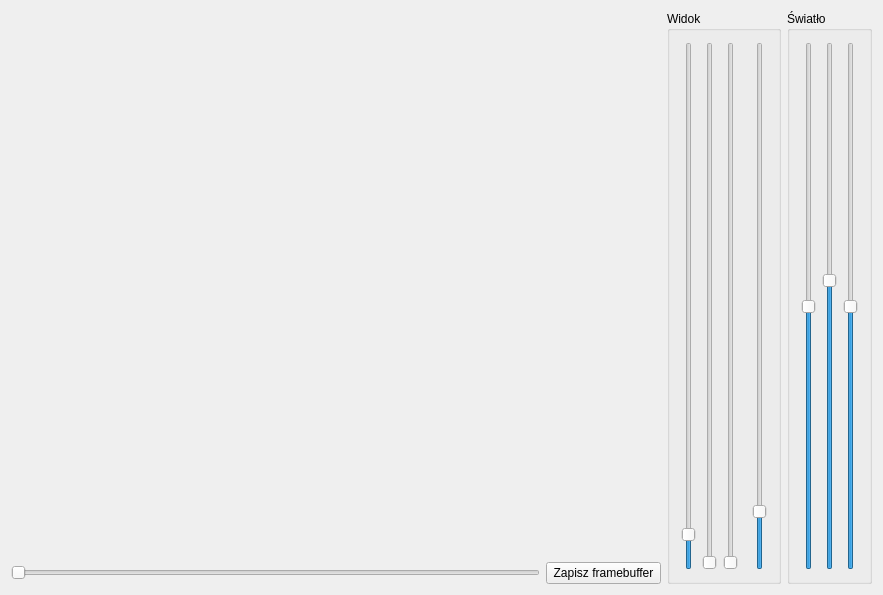
<?xml version="1.0" encoding="UTF-8"?>
<ui version="4.0">
 <class>MainWindow</class>
 <widget class="QMainWindow" name="MainWindow">
  <property name="geometry">
   <rect>
    <x>0</x>
    <y>0</y>
    <width>883</width>
    <height>595</height>
   </rect>
  </property>
  <property name="windowTitle">
   <string>MainWindow</string>
  </property>
  <widget class="QWidget" name="centralWidget">
   <layout class="QGridLayout" name="gridLayout">
    <item row="0" column="5" rowspan="2">
     <widget class="QGroupBox" name="groupBoxView">
      <property name="sizePolicy">
       <sizepolicy hsizetype="Maximum" vsizetype="Preferred">
        <horstretch>0</horstretch>
        <verstretch>0</verstretch>
       </sizepolicy>
      </property>
      <property name="title">
       <string>Widok</string>
      </property>
      <layout class="QHBoxLayout" name="horizontalLayout">
       <item>
        <widget class="QSlider" name="verticalSliderRotX">
         <property name="maximum">
          <number>3600</number>
         </property>
         <property name="value">
          <number>200</number>
         </property>
         <property name="orientation">
          <enum>Qt::Vertical</enum>
         </property>
        </widget>
       </item>
       <item>
        <widget class="QSlider" name="verticalSliderRotZ">
         <property name="maximum">
          <number>3600</number>
         </property>
         <property name="orientation">
          <enum>Qt::Vertical</enum>
         </property>
        </widget>
       </item>
       <item>
        <widget class="QSlider" name="verticalSliderRotY">
         <property name="maximum">
          <number>3600</number>
         </property>
         <property name="orientation">
          <enum>Qt::Vertical</enum>
         </property>
        </widget>
       </item>
       <item>
        <spacer name="horizontalSpacer">
         <property name="orientation">
          <enum>Qt::Horizontal</enum>
         </property>
         <property name="sizeType">
          <enum>QSizePolicy::Fixed</enum>
         </property>
         <property name="sizeHint" stdset="0">
          <size>
           <width>8</width>
           <height>20</height>
          </size>
         </property>
        </spacer>
       </item>
       <item>
        <widget class="QSlider" name="verticalSliderZoom">
         <property name="maximum">
          <number>1000</number>
         </property>
         <property name="value">
          <number>100</number>
         </property>
         <property name="orientation">
          <enum>Qt::Vertical</enum>
         </property>
        </widget>
       </item>
      </layout>
     </widget>
    </item>
    <item row="1" column="0">
     <widget class="QSlider" name="horizontalSlider_Slider">
      <property name="maximum">
       <number>10000</number>
      </property>
      <property name="orientation">
       <enum>Qt::Horizontal</enum>
      </property>
     </widget>
    </item>
    <item row="0" column="6" rowspan="2">
     <widget class="QGroupBox" name="groupBoxLight">
      <property name="sizePolicy">
       <sizepolicy hsizetype="Maximum" vsizetype="Preferred">
        <horstretch>0</horstretch>
        <verstretch>0</verstretch>
       </sizepolicy>
      </property>
      <property name="title">
       <string>Światło</string>
      </property>
      <layout class="QHBoxLayout" name="horizontalLayout_2">
       <item>
        <widget class="QSlider" name="verticalSliderLightX">
         <property name="minimum">
          <number>-100</number>
         </property>
         <property name="maximum">
          <number>100</number>
         </property>
         <property name="value">
          <number>0</number>
         </property>
         <property name="orientation">
          <enum>Qt::Vertical</enum>
         </property>
        </widget>
       </item>
       <item>
        <widget class="QSlider" name="verticalSliderLightY">
         <property name="minimum">
          <number>-100</number>
         </property>
         <property name="maximum">
          <number>100</number>
         </property>
         <property name="value">
          <number>10</number>
         </property>
         <property name="orientation">
          <enum>Qt::Vertical</enum>
         </property>
        </widget>
       </item>
       <item>
        <widget class="QSlider" name="verticalSliderLightZ">
         <property name="minimum">
          <number>-100</number>
         </property>
         <property name="maximum">
          <number>100</number>
         </property>
         <property name="orientation">
          <enum>Qt::Vertical</enum>
         </property>
        </widget>
       </item>
      </layout>
     </widget>
    </item>
    <item row="1" column="1">
     <widget class="QPushButton" name="pushButton">
      <property name="text">
       <string> Zapisz framebuffer </string>
      </property>
     </widget>
    </item>
    <item row="0" column="0" colspan="2">
     <widget class="WidgetOpenGL" name="widgetOpenGL" native="true">
      <property name="minimumSize">
       <size>
        <width>200</width>
        <height>200</height>
       </size>
      </property>
     </widget>
    </item>
   </layout>
  </widget>
 </widget>
 <layoutdefault spacing="6" margin="11"/>
 <customwidgets>
  <customwidget>
   <class>WidgetOpenGL</class>
   <extends>QWidget</extends>
   <header location="global">widgetopengl.h</header>
   <container>1</container>
   <slots>
    <slot>v_transform()</slot>
   </slots>
  </customwidget>
 </customwidgets>
 <resources/>
 <connections/>
</ui>
